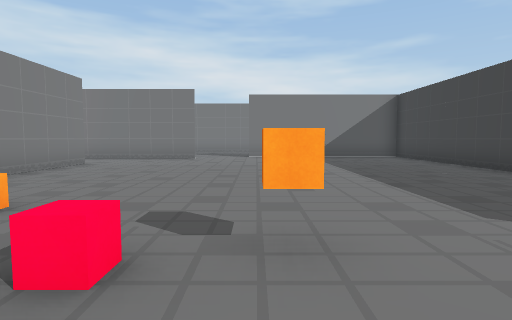
view 1 (above)

21 first-person views from a walk through a scene from a Unity 3-D project. The camera is 1.5 m above the floor, tilts 4° down and sees 80° across. The floor is counted in squares, 2 m on a side. Each view is taken from the middle of a square. On the plan, view 1 faces up. The plan holds only what a view shows up to about 10 squares ahead; the rest is blank.

view 2
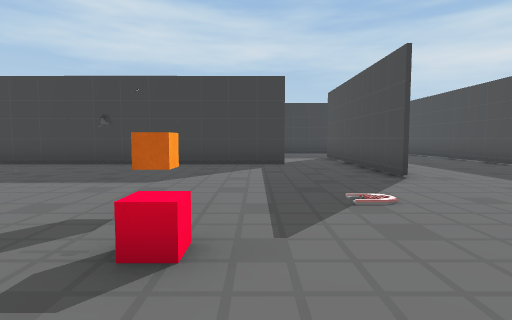

view 3
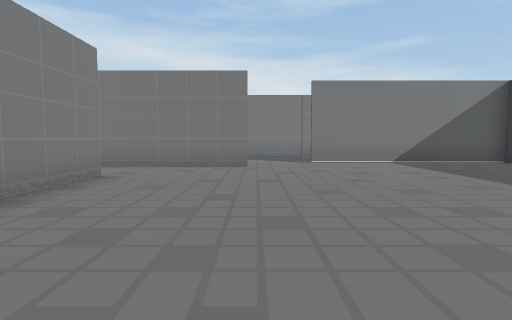

view 4
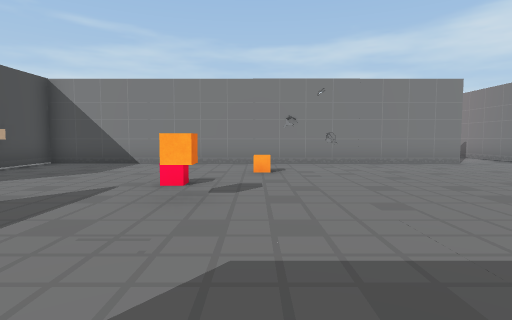

view 5
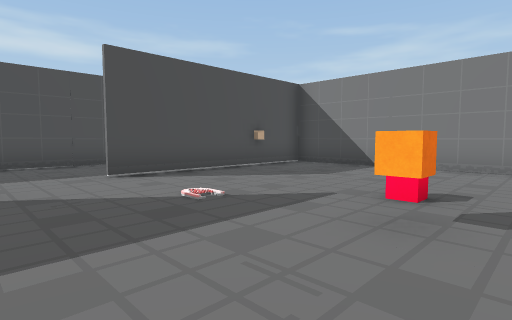

view 6
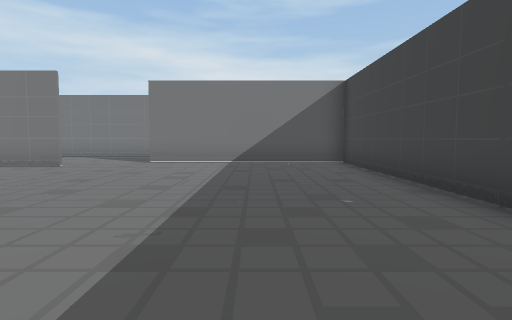

view 7
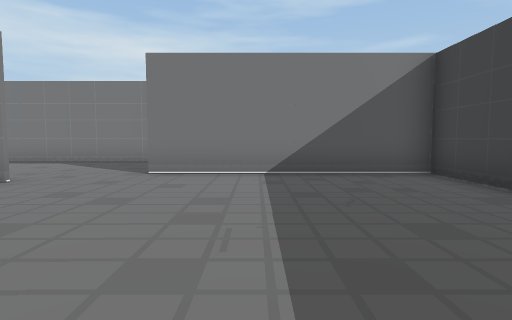

view 8
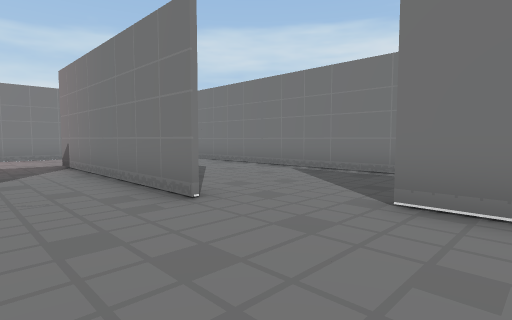

view 9
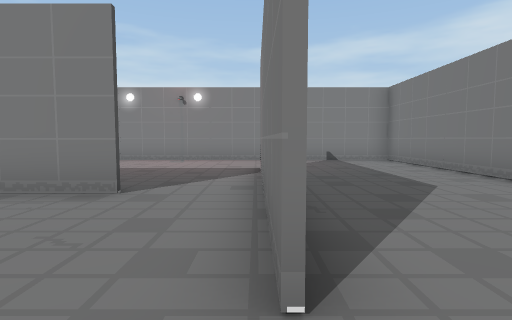

view 10
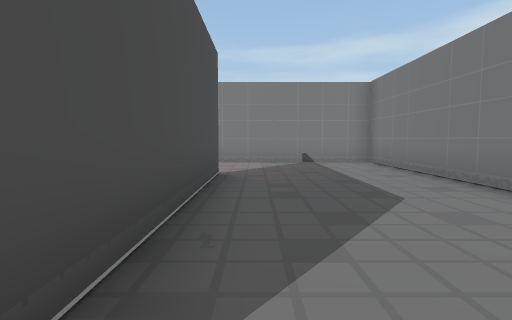

view 11
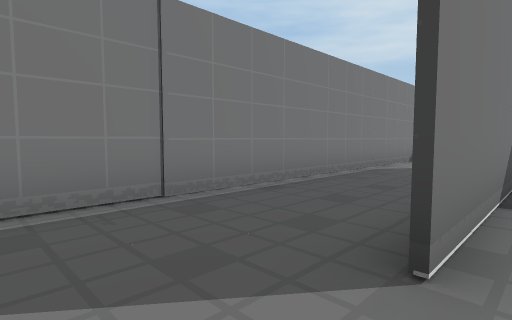

view 12
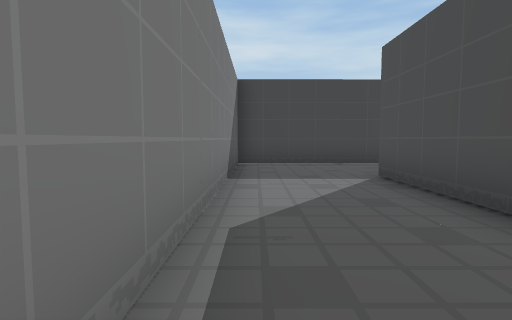

view 13
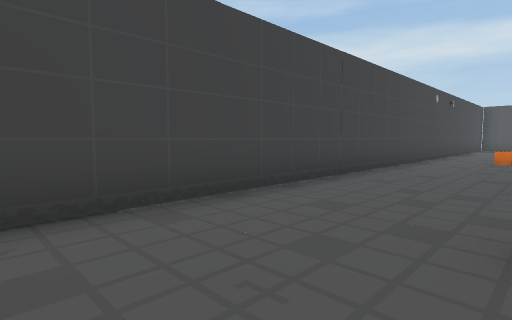

view 14
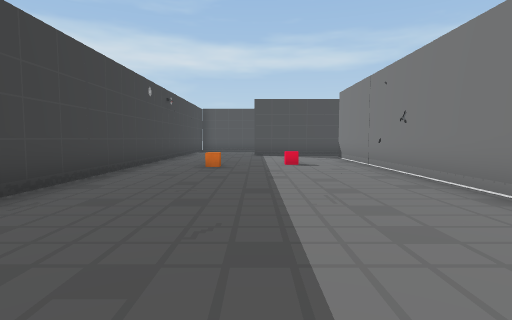

view 15
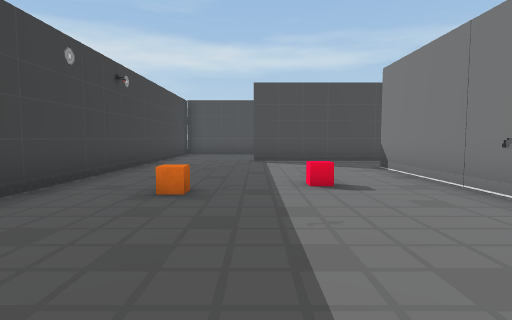

view 16
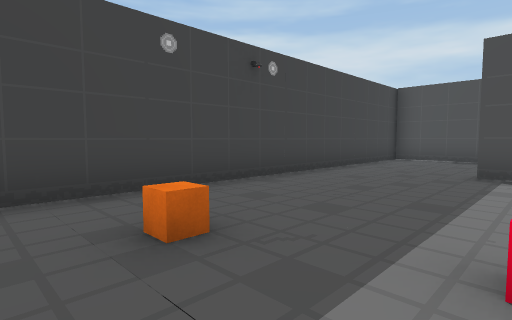

view 17
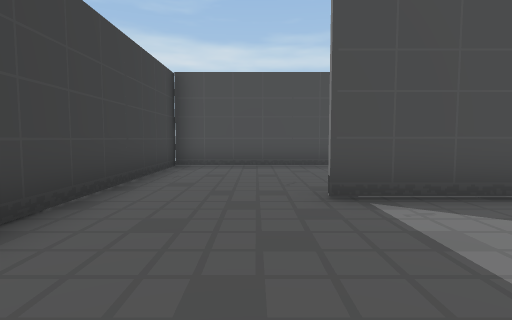

view 18
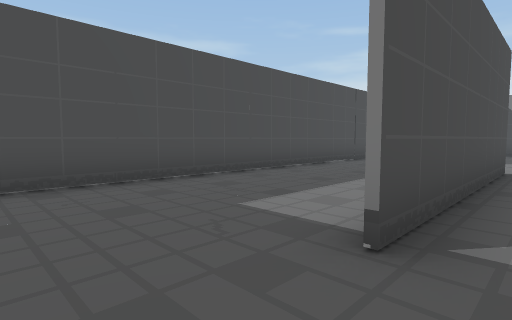

view 19
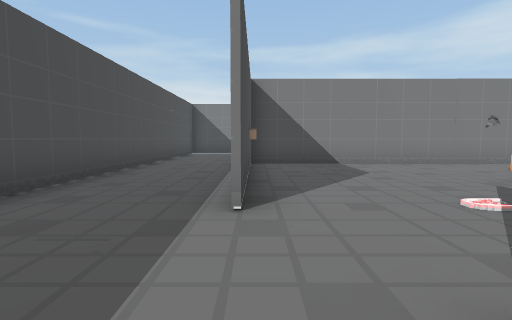

view 20
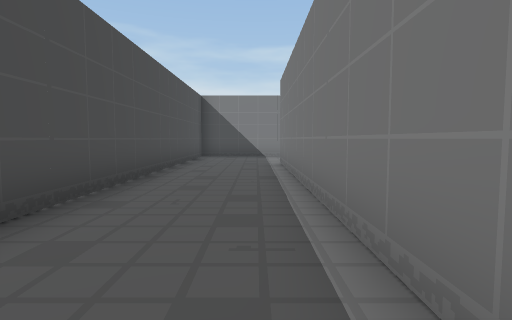

view 21
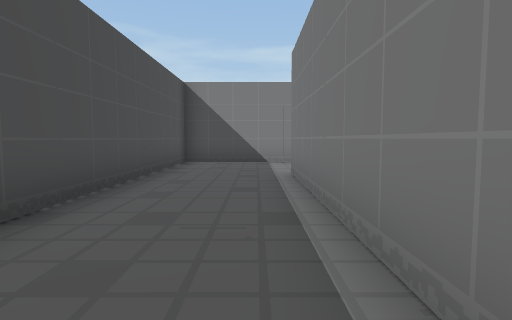

### Floor plan
Points are (right, up) in squares from view 1. A wall is a line through its corners. A room is listed if a view was taken in it or the views show most of it. See-through windows are left out.
Room 1 (views 1, 2, 3, 4, 5, 6, 7, 8, 9)
walls: (5.7, 0.1) (5.7, 12.5) (-0.4, 12.5); (-2.1, 11.1) (-4.6, 11.1); (2.8, -1.8) (5.5, -1.8); (-5.1, 9.1) (-5.1, -3.1) (0.9, -3.1)
ways out: opening at (-5, 10) to room 2; opening at (-1.7, 12) to room 2; opening at (1.5, -3.5) to room 2; opening at (6, -0.5) to room 2
objects: orange cube (-3, 3); cube (-1, 2); orange cube (0, 2); trap (1, 0)
Room 2 (views 10, 11, 12, 13, 14, 15, 16, 17, 18, 19, 20, 21)
walls: (-4.6, 11.1) (-8.5, 11.1); (-8.5, 11.2) (-2.9, 11.2); (-11.6, -2.9) (-11.6, -6.2) (12.2, -6.2); (0.2, -3.3) (-8.5, -3.3); (5.8, 8.2) (5.8, 0.1); (5.5, -1.8) (9.1, -1.8); (5.7, 12.5) (9.1, 12.5); (12.2, -6.5) (12.2, 15.6) (-11.6, 15.6) (-11.6, 10)
ways out: opening at (-5, 10) to room 1; opening at (-1.7, 12) to room 1; opening at (1.5, -3.5) to room 1; opening at (6, -0.5) to room 1
objects: cube (8, 3); orange cube (10, 4)

Where each view was taken, in squares from view 1:
view 1: 0 up, 0 right, facing up
view 2: 1 up, 3 left, facing right
view 3: 3 up, 2 left, facing up
view 4: 3 up, 4 right, facing left
view 5: 3 up, 3 right, facing down-left
view 6: 3 up, 3 right, facing up
view 7: 6 up, 2 right, facing up
view 8: 9 up, 1 right, facing up-left
view 9: 11 up, 1 left, facing left
view 10: 12 up, 2 left, facing left
view 11: 12 up, 2 left, facing up-right
view 12: 15 up, 3 right, facing right
view 13: 15 up, 9 right, facing down-right
view 14: 12 up, 9 right, facing down
view 15: 8 up, 9 right, facing down
view 16: 5 up, 8 right, facing down-right
view 17: 2 up, 10 right, facing down
view 18: 1 down, 11 right, facing down-left
view 19: 3 down, 4 right, facing left
view 20: 4 down, 1 right, facing left
view 21: 4 down, 2 left, facing left
